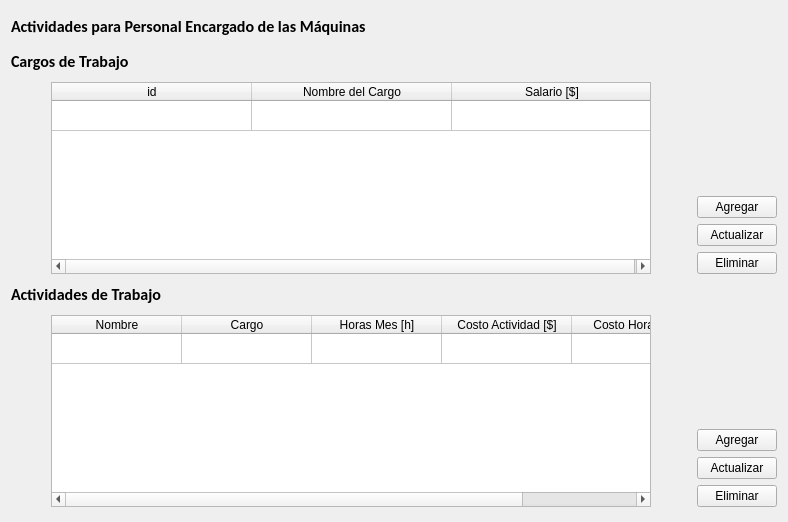
      <widget class="QWidget" name="page_5">
       <layout class="QVBoxLayout" name="verticalLayout_31">
        <item>
         <widget class="QLabel" name="label_5">
          <property name="minimumSize">
           <size>
            <width>0</width>
            <height>30</height>
           </size>
          </property>
          <property name="font">
           <font>
            <family>Calibri</family>
            <pointsize>12</pointsize>
            <weight>75</weight>
            <italic>false</italic>
            <bold>true</bold>
           </font>
          </property>
          <property name="text">
           <string>Actividades para Personal Encargado de las Máquinas</string>
          </property>
         </widget>
        </item>
        <item>
         <spacer name="verticalSpacer_18">
          <property name="orientation">
           <enum>Qt::Vertical</enum>
          </property>
          <property name="sizeHint" stdset="0">
           <size>
            <width>20</width>
            <height>4</height>
           </size>
          </property>
         </spacer>
        </item>
        <item>
         <widget class="QLabel" name="label_7">
          <property name="font">
           <font>
            <family>Calibri</family>
            <pointsize>12</pointsize>
            <weight>75</weight>
            <italic>false</italic>
            <bold>true</bold>
           </font>
          </property>
          <property name="text">
           <string>Cargos de Trabajo </string>
          </property>
         </widget>
        </item>
        <item>
         <spacer name="verticalSpacer_19">
          <property name="orientation">
           <enum>Qt::Vertical</enum>
          </property>
          <property name="sizeHint" stdset="0">
           <size>
            <width>20</width>
            <height>4</height>
           </size>
          </property>
         </spacer>
        </item>
        <item>
         <layout class="QHBoxLayout" name="horizontalLayout_8">
          <item>
           <spacer name="horizontalSpacer_74">
            <property name="orientation">
             <enum>Qt::Horizontal</enum>
            </property>
            <property name="sizeHint" stdset="0">
             <size>
              <width>40</width>
              <height>20</height>
             </size>
            </property>
           </spacer>
          </item>
          <item>
           <widget class="QTableWidget" name="tableWidget">
            <property name="enabled">
             <bool>true</bool>
            </property>
            <property name="minimumSize">
             <size>
              <width>600</width>
              <height>150</height>
             </size>
            </property>
            <property name="editTriggers">
             <set>QAbstractItemView::NoEditTriggers</set>
            </property>
            <property name="verticalScrollMode">
             <enum>QAbstractItemView::ScrollPerPixel</enum>
            </property>
            <property name="horizontalScrollMode">
             <enum>QAbstractItemView::ScrollPerPixel</enum>
            </property>
            <property name="showGrid">
             <bool>true</bool>
            </property>
            <property name="gridStyle">
             <enum>Qt::SolidLine</enum>
            </property>
            <property name="wordWrap">
             <bool>true</bool>
            </property>
            <property name="cornerButtonEnabled">
             <bool>true</bool>
            </property>
            <property name="rowCount">
             <number>1</number>
            </property>
            <property name="columnCount">
             <number>3</number>
            </property>
            <attribute name="horizontalHeaderVisible">
             <bool>true</bool>
            </attribute>
            <attribute name="horizontalHeaderCascadingSectionResizes">
             <bool>false</bool>
            </attribute>
            <attribute name="horizontalHeaderDefaultSectionSize">
             <number>200</number>
            </attribute>
            <attribute name="horizontalHeaderHighlightSections">
             <bool>true</bool>
            </attribute>
            <attribute name="verticalHeaderVisible">
             <bool>false</bool>
            </attribute>
            <attribute name="verticalHeaderHighlightSections">
             <bool>true</bool>
            </attribute>
            <row/>
            <column>
             <property name="text">
              <string>id</string>
             </property>
            </column>
            <column>
             <property name="text">
              <string>Nombre del Cargo</string>
             </property>
            </column>
            <column>
             <property name="text">
              <string>Salario [$]</string>
             </property>
            </column>
           </widget>
          </item>
          <item>
           <spacer name="horizontalSpacer_75">
            <property name="orientation">
             <enum>Qt::Horizontal</enum>
            </property>
            <property name="sizeHint" stdset="0">
             <size>
              <width>40</width>
              <height>20</height>
             </size>
            </property>
           </spacer>
          </item>
          <item>
           <layout class="QVBoxLayout" name="verticalLayout_5">
            <item>
             <spacer name="verticalSpacer_17">
              <property name="orientation">
               <enum>Qt::Vertical</enum>
              </property>
              <property name="sizeHint" stdset="0">
               <size>
                <width>20</width>
                <height>40</height>
               </size>
              </property>
             </spacer>
            </item>
            <item>
             <layout class="QVBoxLayout" name="verticalLayout_3">
              <item>
               <widget class="QPushButton" name="pushButton">
                <property name="text">
                 <string>Agregar</string>
                </property>
               </widget>
              </item>
              <item>
               <widget class="QPushButton" name="pushButton_5">
                <property name="text">
                 <string>Actualizar</string>
                </property>
                <property name="checkable">
                 <bool>false</bool>
                </property>
               </widget>
              </item>
              <item>
               <widget class="QPushButton" name="pushButton_2">
                <property name="text">
                 <string>Eliminar</string>
                </property>
               </widget>
              </item>
             </layout>
            </item>
           </layout>
          </item>
         </layout>
        </item>
        <item>
         <spacer name="verticalSpacer_20">
          <property name="orientation">
           <enum>Qt::Vertical</enum>
          </property>
          <property name="sizeHint" stdset="0">
           <size>
            <width>20</width>
            <height>4</height>
           </size>
          </property>
         </spacer>
        </item>
        <item>
         <widget class="QLabel" name="label_6">
          <property name="font">
           <font>
            <family>Calibri</family>
            <pointsize>12</pointsize>
            <weight>75</weight>
            <italic>false</italic>
            <bold>true</bold>
           </font>
          </property>
          <property name="text">
           <string>Actividades de Trabajo </string>
          </property>
         </widget>
        </item>
        <item>
         <spacer name="verticalSpacer_21">
          <property name="orientation">
           <enum>Qt::Vertical</enum>
          </property>
          <property name="sizeHint" stdset="0">
           <size>
            <width>20</width>
            <height>4</height>
           </size>
          </property>
         </spacer>
        </item>
        <item>
         <layout class="QHBoxLayout" name="horizontalLayout_9">
          <item>
           <spacer name="horizontalSpacer_97">
            <property name="orientation">
             <enum>Qt::Horizontal</enum>
            </property>
            <property name="sizeType">
             <enum>QSizePolicy::Maximum</enum>
            </property>
            <property name="sizeHint" stdset="0">
             <size>
              <width>40</width>
              <height>20</height>
             </size>
            </property>
           </spacer>
          </item>
          <item>
           <widget class="QTableWidget" name="tableWidget_2">
            <property name="minimumSize">
             <size>
              <width>600</width>
              <height>150</height>
             </size>
            </property>
            <property name="editTriggers">
             <set>QAbstractItemView::NoEditTriggers</set>
            </property>
            <property name="rowCount">
             <number>1</number>
            </property>
            <property name="columnCount">
             <number>5</number>
            </property>
            <attribute name="horizontalHeaderDefaultSectionSize">
             <number>130</number>
            </attribute>
            <attribute name="verticalHeaderVisible">
             <bool>false</bool>
            </attribute>
            <row/>
            <column>
             <property name="text">
              <string>Nombre</string>
             </property>
            </column>
            <column>
             <property name="text">
              <string>Cargo</string>
             </property>
            </column>
            <column>
             <property name="text">
              <string>Horas Mes [h]</string>
             </property>
            </column>
            <column>
             <property name="text">
              <string>Costo Actividad [$]</string>
             </property>
            </column>
            <column>
             <property name="text">
              <string>Costo Hora [$/h]</string>
             </property>
            </column>
           </widget>
          </item>
          <item>
           <spacer name="horizontalSpacer_98">
            <property name="orientation">
             <enum>Qt::Horizontal</enum>
            </property>
            <property name="sizeType">
             <enum>QSizePolicy::Maximum</enum>
            </property>
            <property name="sizeHint" stdset="0">
             <size>
              <width>40</width>
              <height>20</height>
             </size>
            </property>
           </spacer>
          </item>
          <item>
           <layout class="QVBoxLayout" name="verticalLayout_6">
            <item>
             <spacer name="verticalSpacer_22">
              <property name="orientation">
               <enum>Qt::Vertical</enum>
              </property>
              <property name="sizeHint" stdset="0">
               <size>
                <width>20</width>
                <height>40</height>
               </size>
              </property>
             </spacer>
            </item>
            <item>
             <layout class="QVBoxLayout" name="verticalLayout_4">
              <item>
               <widget class="QPushButton" name="pushButton_4">
                <property name="text">
                 <string>Agregar</string>
                </property>
               </widget>
              </item>
              <item>
               <widget class="QPushButton" name="pushButton_6">
                <property name="text">
                 <string>Actualizar</string>
                </property>
                <property name="checkable">
                 <bool>false</bool>
                </property>
               </widget>
              </item>
              <item>
               <widget class="QPushButton" name="pushButton_3">
                <property name="text">
                 <string>Eliminar</string>
                </property>
               </widget>
              </item>
             </layout>
            </item>
           </layout>
          </item>
         </layout>
        </item>
        <item>
         <spacer name="verticalSpacer_23">
          <property name="orientation">
           <enum>Qt::Vertical</enum>
          </property>
          <property name="sizeHint" stdset="0">
           <size>
            <width>20</width>
            <height>4</height>
           </size>
          </property>
         </spacer>
        </item>
       </layout>
      </widget>
